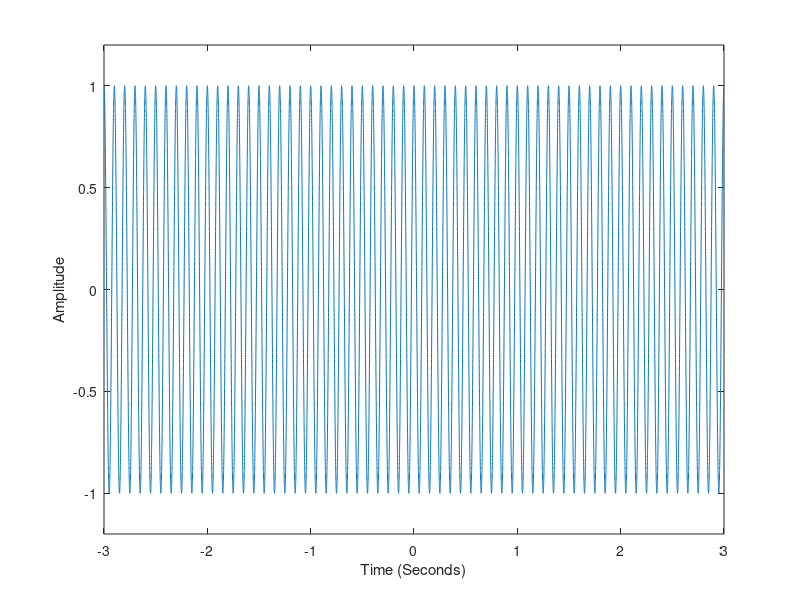

Source code (MATLAB): (Note: this script raises an error after producing the figure.)
%% PREAMBLE
% DO NOT REMOVE THE LINE BELOW
clear;


%% QUESTION 1: TEAM NAME! (Change it on Slack)
% =======================
% Imma Firin' My Phazer


%% QUESTION 2: NAMES AND INTERESTS!
% =======================

% Tom Stowell EE - Does not know what he expects from signals and systems. Wants to lead into real time DSP.
% Sarah CE - Senior one of last classes to take. Wants to learn the fundamentals.
% Rachel Romaine CE - Not sure what she expects for the class but is excited to revisit the math.
% Isabells Perlmutter EE - Softmore. Also wants to learn the fundamentals and a basis in machine learning
% Corinne Meyers EE - Wants to delve into bioelectric after this so wants an understanding of the basics.

%% QUESTION 3: COMMENTING
% =======================

% Copy and comment every line of the following MATLAB script. Say what
% each line is doing in your comment. Explain each MATLAB line by using
% no more than one comment line, as done in the first line below. Run and
% publish the script:
a=zeros(1,5) % Generate and print a 1x5 row vector of zeros
b=ones(3,2) % Generate and print a 3x2 row matrix of ones
c=size(a); % Returns the size of vector a
abs([-5.2 , 3]) % Rreturns the absolute value of each element in array.
floor(3.6) % Rounds 3.6 to the nearest integer less than or equal to that element, 3
d=[1:-3.5:-9]; % Creates a regularly-spaced vector from 1 to -9 using -3.5 as the increment between elements
f=d(2); % Returnss element 2 in the array d which is -2.5
g=sin(pi/2); % Calulates sin(pi/2) which equals 1
K=[1.4, 2.3; 5.1, 7.8]; % Generates a 2x2 array whith the corresponding numbers with the semicolon sperating the rows
m=K(1,2); % Returns the element that is in row 1 column 2 of K
n=K(:,2); % Returns all elements that are in row 1 column 2 of K - all of column 2
comp = 3+4i; % Assigns comp to the 3+4i
real(comp) % Returns 3 which is the "real" value of comp and prints
imag(comp) % Returns 4 which is the "imginary/complex value of comp and prints
abs(comp) % Returns the magnitude of comp and prints
angle(comp) % Returns the phase angle of comp and prints
disp('haha, MATLAB is fun'); % Prints or displays "haha, MATLAB is fun"
3^2 % Calculates 3 to the power of 2 and prints
4==4 % Booleans checks of the two values 4 and 4 are eqaul and prints
[2==8 3~=5] % Boolean checks the vector if 2 is equal to 8 and 3 is not equal to 5
x=[1:2:8]; % Creates a regularly-spaced vector from 1 to 8 using 2 as the increment between elements
y=[5 7 6 8]; % Generates a row vector of the corresponsing elements

q = zeros(10,1); % Generates a column vector of 10 zeros
for ii = 1:10 % Initiates a for loop beginning at 1 and ending at 10 (inclusive)
    q(ii) = ii^2; % Sets the value of q(ii) - from 1-10 - to power of ii
end % Ends the for loop
figure(1021); % Displays figure 1021
stem(x,y) % Plots the data sequence as stems that extend from a baseline along the x-axis
hold on; % Retains plots s so that new plots added to the axes do not delete existing plots
plot(x,y, 'k', 'linewidth', 2) % Creates a 2-D line plot of the data in Y versus X with linewidth of 2 and linestyle of a black line
plot(x,y,'+r', 'markersize', 20); % Creates a 2-D line plot of the data in Y versus X with markersize of 20 and linestyle red crosses
hold off; % Turns of retaining the current plot, new plots will be plotted on their own
xlabel('Horizontal Axis') % Adds a label for the horizontal axis
ylabel('Vertical Axis') % Adds a label for the vertical axis



%% QUESTION 4: PLOTTING
% =======================

%% 4(a) PLOT RESULT
vect1 = [0 pi/4 2*pi/4 3*pi/4 4*pi/4 5*pi/4 6*pi/4 7*pi/4]; 
vect2 = cos(vect1); % Sets y equal to vector cos(vect1)
stem(vect1, vect2); % Plots the defined y vs x using stem
xticks(vect1); % Re-defines the x ticks in increments of pi/4
xticklabels({'0' '\pi/4' '2*\pi/4' '3*\pi/4' '4*\pi/4' '5*\pi/4' '6*\pi/4' '7*\pi/4'}); % Re-lables the x ticks to match
ylabel('Amplitude'); % Labels the y axis Amplitide
xlabel('Angle (Radians)');

%% 4(b) PLOT RESULT
theta = 0:pi/20:3*pi; % Creates a regularly-spaced vector from 0 to 3pi using 1/5000 as the increment between elements
y = cos(theta); % Sets y equal to vector cos(theta)
plot(theta, y); % Plots the defined y vs x
xticks([0 pi/2 pi 3*pi/2 2*pi 5*pi/2 3*pi]); % Re-defines the x ticks in increments of pi/2
xticklabels({'0', '\pi/2','\pi', '3*\pi/2', '2\pi', '5*\pi/2','3\pi'}); % Re-lables the x ticks to match
ylabel('Amplitude'); % Labels the y axis Amplitide
xlabel('Angle (Radians)'); % Labels the x axis Time (Seconds)

%% 4(c) PLOT RESULT
x = -3:(1/5000):3; % Creates a regularly-spaced vector from 0 to 3 using 1/5000 as the increment between elements
y = cos(20*pi*x); % Sets y equal to vector cos(20*pi*x)
plot(x,y); % Plots the defined y vs x
ylabel('Amplitude'); % Labels the y axis Amplitide
xlabel('Time (Seconds)'); % Labels the x axis Time (Seconds)
ylim([-1.2, 1.2]); % Sets the limits of the y axis to -1.2 and 1.2 for better clarity

%% QUESTION 5: COMPLEX ROOTS
% =======================

%% 5(a) WRITE FUNCTION IN SEPARATE FILE (TEMPLATE PROVIDED)
type('myroots.m') % Prints out the entire function


%% 5(b) ANSWER QUESTION
help("myroots") % Uses the first comment block as the description of what the function does and prints for the user


%% 5(c) OUTPUT RESULTS
myroots(9,2) % Calculates the 9th roots of 2
myroots(23, -1i) % Calculates the 23rd roots of -j


